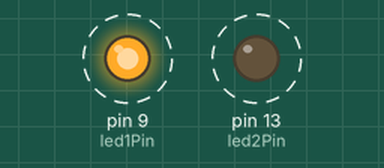
Recording of a sketch running on a simulated Arduino Uno, built with avr-gcc and run on an emulated ATmega328P. On the bench: output pins drawn as LEDs (lit = HIGH). Dashed ring = blinking.

Above: at 0.5 s.
Timing chart, 0 to 4.6 s (numbered marks = the images above):
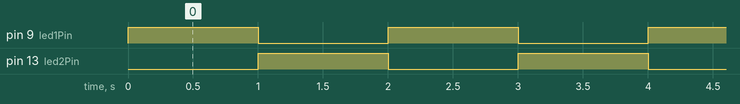

The sketch:

Cod_Sinaliz_Garagem.ino
```cpp
// Definindo os pinos dos LEDs
const int led1Pin = 9; // Pino do primeiro LED
const int led2Pin = 13; // Pino do segundo LED

void setup() {
  // Configurando os pinos dos LEDs como saída
  pinMode(led1Pin, OUTPUT);
  pinMode(led2Pin, OUTPUT);
}

void loop() {
  digitalWrite(led1Pin, HIGH); // Acende o primeiro LED
  digitalWrite(led2Pin, LOW); // Apaga o segundo LED
  delay(1000); // Aguarda 1 segundo

  digitalWrite(led1Pin, LOW); // Apaga o primeiro LED
  digitalWrite(led2Pin, HIGH); // Acende o segundo LED
  delay(1000); // Aguarda 1 segundo
}
```

Measured:
- by itself, pin 9 (led1Pin), pin 13 (led2Pin): alternates HIGH for 1.0 s and LOW for 1.0 s
